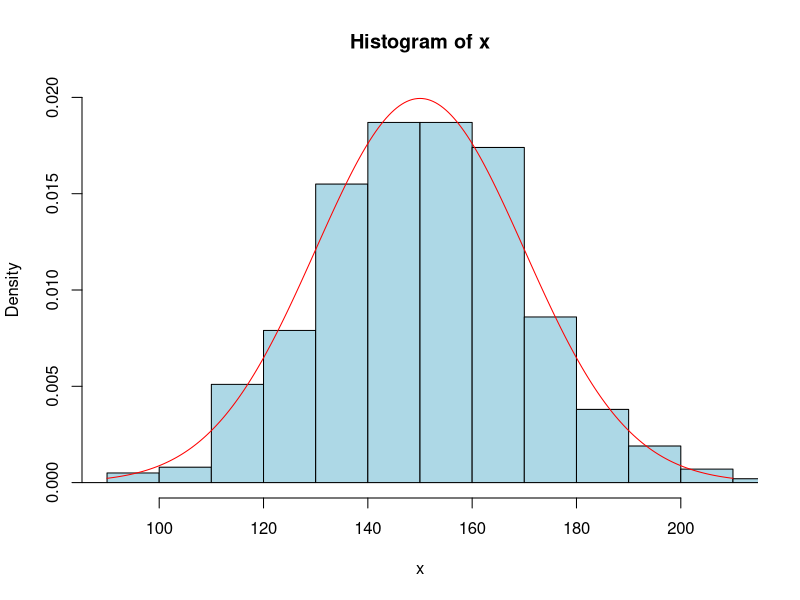
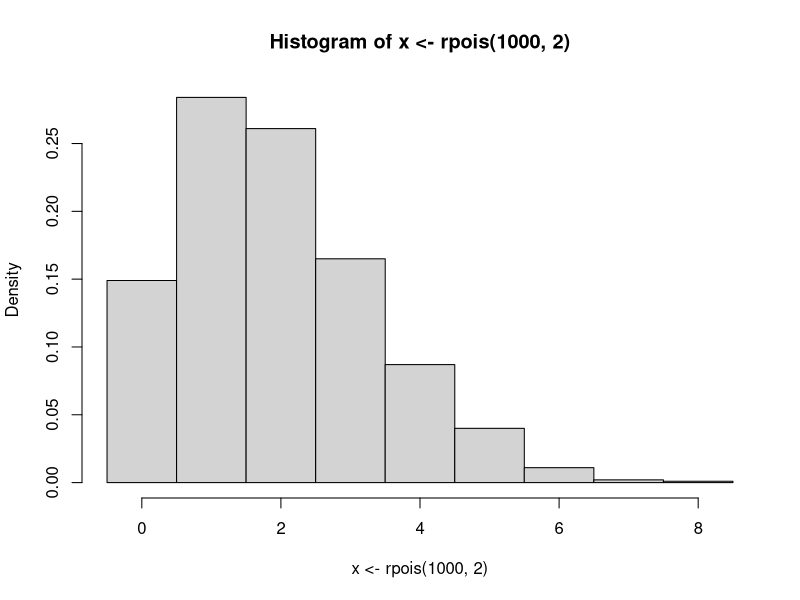

Recreate these plots in R, in order.
# ejemplo de distribucion binomial
# una pareja tiene 5 hijos 
# y una probabilidad de que sea varon del 0,40

# calcular la probabilidad de que tengan tres hijos varones


print('La probabilidad de tener tres hijos varones ')
print(dbinom(3,5,0.4))

# la probabilidad de que tengan como mucho tres hijos varones


print('La probabilidad de tener como muchos tres hijos varones ')
print(pbinom(3,5,0.4))


# probabilidad de que tengas desde 0 hasta 5 hijos valor no acumulativo

print('La probabilidad de tener desde 0 hasta 5 hijos varones ')
print(dbinom(seq(0,5),5,0.4))

# probabilidad de que tengas desde 0 hasta 5 hijos valor acumulativo

print('La probabilidad de tener desde 0 hasta 5 hijos varones ')
print(pbinom(seq(0,5),5,0.4))


# ejemplos de distribucion normal

# el numero de preguntas acertadas en un examen sigue una distribución N(120,20)
# calcular la probabilidad de acertar exactamente 160 preguntas

print('La probabilidad de acertar 160 preguntas es  ')
print(dnorm(160,150,20))

# acertar hasta 160
print('La probabilidad de acertar 160 preguntas o menos es   ')
print(pnorm(160,150,20))

# acertar más de 160 preguntas o mas
print('La probabilidad de acertar más de 160 preguntas es')
print(1-pnorm(160,150,20))

# calcular el numero de preguntas que deja una probabilidad del 40% 

print('Número de preguntas que deja una probabilidad acumulada del 40%   ')
print(qnorm(0.4,150,20))

# generacion de numeros aleatorios

print("Numeros aleatorios ejemplo")
print(rnorm(1,150,20))

print("Diez numeros aleatorios ")
print(rnorm(10,150,20))

# representacion de la funcion de densidad de la distribucion normal

# representacion del histograma y una aproximacon a la funcion de densidad
x<-rnorm(1000,150,20)
xseq<-seq(90,210,0.5)
y<-dnorm(xseq,150,20)
hist(x,xlim=c((150-20*3),(150+20*3)), ylim=c(0,0.020),freq=F,col="lightblue")
lines(xseq,y,col="red")


# ejemplos de distribución de Poisson

# el número de alumnos extrangeros nuevos en la escuela sigue una distribución 
# de Poisson de parametro 2

# obtener una muestra aleatoria de los alumnos que ha podido llegar en los últimos 10 años

print('Muestra aleatoria de alumnos extranjeros recibidos en los últimos 10 años   ')
print(rpois(10,2))

# probabiliadd de que en un año lleguen 4 alumnos  exactamente

print('La probabilidad de que lleguen exactamente 4 alumnos extrangeros   ')
print(dpois(4,2))

# de que lleguen 3 o mas
print('La probabilidad de que lleguen 3 o más   ')
print(1-ppois(3,2))

# represetacion del histograma
hist(x<-rpois(1000,2), breaks=-0.5:8.5, freq=F)

